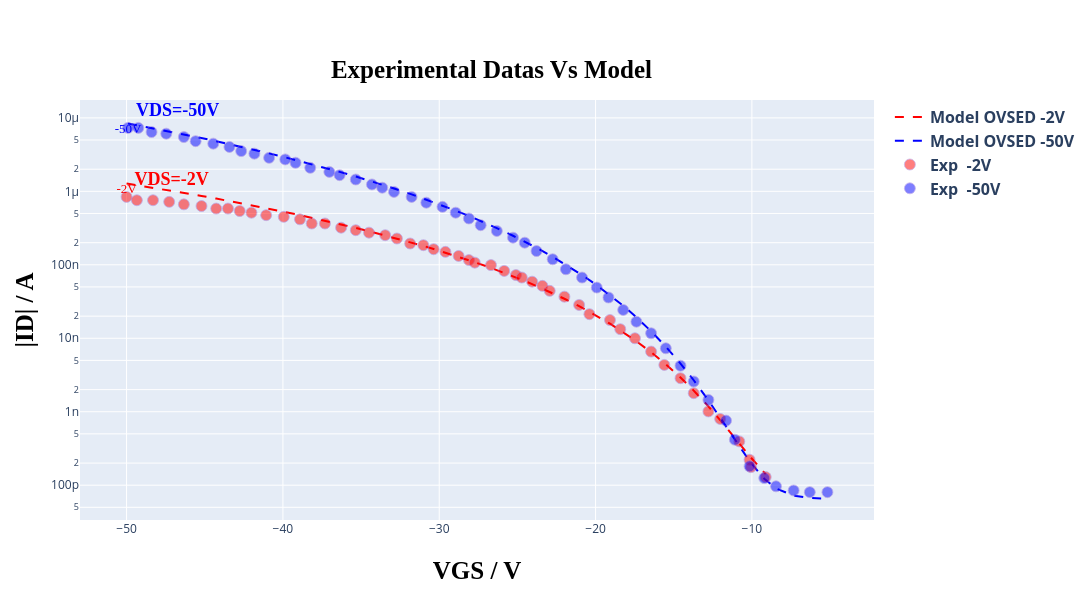
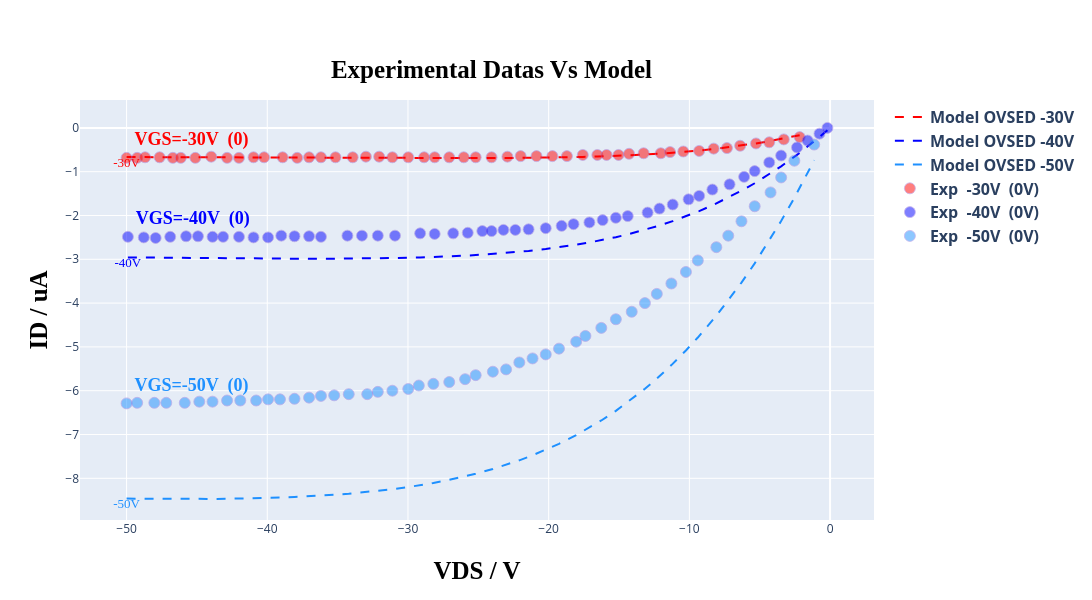

The code cell stored with these charts, in order, in its notebook:
### Code cell
# @title ##### ***GRAFICS PLOT OPTION:*** { run: "auto" }
option = 'Show both curves' # @param ["Show transfer curve", "Show output curve", "Show both curves"]

plot = initialize_graphics_plot(settings)
model = instance_model(read, TFTModel, n_points, type_curve_plot, load_parameters, input_voltage, Vv, load_idleak, width_t, count_transfer, tp_tst, settings['experimental_data_scale_transfer'], settings['current_typic'], resistance, current)
in_model_data, in_exp_data, out_model_data, out_exp_data = load_experimental_data(read, count_transfer, Vv, Id, model, count_output)
plot_curves(option, plot, list_tension, list_tension_shift, count_transfer, in_model_data, out_model_data, in_exp_data, out_exp_data, shift_list, settings['select_files'], settings['current_typic'], type_curve_plot)

error(in_exp_data, in_model_data, out_exp_data, out_model_data)
print('\n\n')
